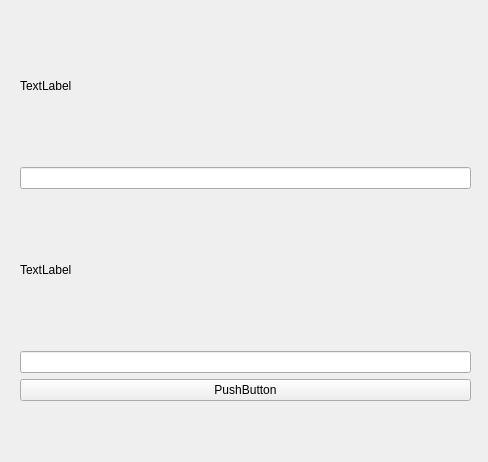
<?xml version="1.0" encoding="UTF-8"?>
<ui version="4.0">
 <class>w_loginForm</class>
 <widget class="QWidget" name="w_loginForm">
  <property name="geometry">
   <rect>
    <x>0</x>
    <y>0</y>
    <width>488</width>
    <height>462</height>
   </rect>
  </property>
  <property name="sizePolicy">
   <sizepolicy hsizetype="Preferred" vsizetype="Preferred">
    <horstretch>0</horstretch>
    <verstretch>0</verstretch>
   </sizepolicy>
  </property>
  <property name="windowTitle">
   <string>Login</string>
  </property>
  <widget class="QWidget" name="verticalLayoutWidget">
   <property name="geometry">
    <rect>
     <x>20</x>
     <y>10</y>
     <width>451</width>
     <height>391</height>
    </rect>
   </property>
   <layout class="QVBoxLayout" name="verticalLayout">
    <item>
     <widget class="QLabel" name="label">
      <property name="text">
       <string>TextLabel</string>
      </property>
     </widget>
    </item>
    <item>
     <widget class="QLineEdit" name="lineEdit"/>
    </item>
    <item>
     <widget class="QLabel" name="label_2">
      <property name="text">
       <string>TextLabel</string>
      </property>
     </widget>
    </item>
    <item>
     <widget class="QLineEdit" name="lineEdit_2"/>
    </item>
    <item>
     <widget class="QPushButton" name="pushButton">
      <property name="text">
       <string>PushButton</string>
      </property>
     </widget>
    </item>
   </layout>
  </widget>
 </widget>
 <resources/>
 <connections/>
</ui>
